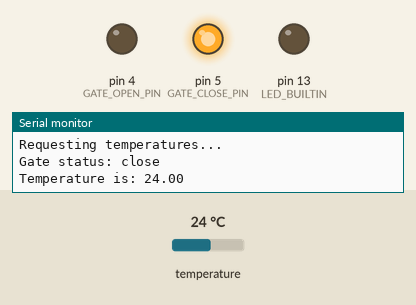
Simulated run of this program. Board: Arduino Nano, built with avr-gcc and run on an emulated ATmega328P. Parts: output pins drawn as LEDs (lit = HIGH), the last lines printed to the serial monitor. The inputs (shaded band) are chosen by the test bench; at power-on: temperature 24 °C.

Above: at 3.3 s.
3.4 s: temperature set to 31.3 °C
5.9 s: temperature set to 32.7 °C
At 6.4 s:
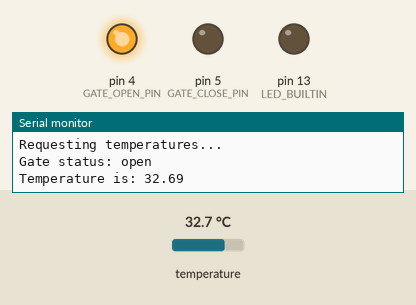
8.4 s: temperature set to 30.7 °C
10.9 s: temperature set to 29.2 °C
At 12.7 s:
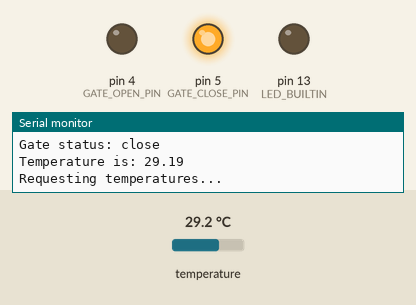
13.4 s: temperature set to 33 °C
At 15.3 s:
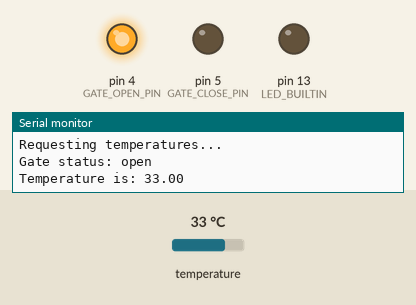
Timing chart, 0 to 16.8 s (numbered marks = the images above; inputs shaded):
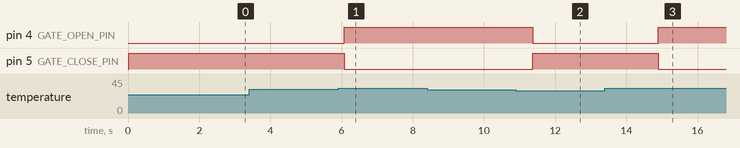

Measured:
- the behaviour switches between 32 and 32.1 °C on temperature (found by bisection; images 0 and 1)
- the behaviour switches between 30 and 29.9 °C on temperature (found by bisection; images 1 and 2)
- after the input at 5.9 s, pin 4 (GATE_OPEN_PIN): LOW → HIGH after 0.18 s; pin 5 (GATE_CLOSE_PIN): HIGH → LOW after 0.18 s
- after the input at 10.9 s, pin 4 (GATE_OPEN_PIN): HIGH → LOW after 0.47 s; pin 5 (GATE_CLOSE_PIN): LOW → HIGH after 0.47 s
- after the input at 13.4 s, pin 4 (GATE_OPEN_PIN): LOW → HIGH after 1.5 s; pin 5 (GATE_CLOSE_PIN): HIGH → LOW after 1.5 s

The program:

main.cpp
```cpp
#include <OneWire.h>
#include <DallasTemperature.h>

class TemperatureSensor {
public:
    explicit TemperatureSensor(unsigned int pin) : one_wire(pin), sensors(&one_wire) {
        sensors.begin();
    }

    float get_temperature() {
        // call sensors.requestTemperatures() to issue a global temperature
        // request to all devices on the bus
        sensors.requestTemperatures();

        // Why "byIndex"?
        // You can have more than one DS18B20 on the same bus.
        // 0 refers to the first IC on the wire
        return sensors.getTempCByIndex(0);
    }

private:
    OneWire one_wire;
    DallasTemperature sensors;
};

class GateManipulator {
public:
    GateManipulator(unsigned int gate_open_pin, unsigned int gate_close_pin) : curr_status(close), open_pin(gate_open_pin), close_pin(gate_close_pin) {
        pinMode(open_pin, OUTPUT);
        pinMode(close_pin, OUTPUT);
        set_gate(curr_status);
    }

    enum Status {open, close};

    Status get_status() {
        return curr_status;
    }

    void set_gate(Status status) {
        switch (status) {
            case open:
                open_gate();
                break;
            case close:
                close_gate();
                break;
        }
    }

    void close_gate() {
        transit_power(open_pin, close_pin);
        curr_status = close;
    }

    void open_gate() {
        transit_power(close_pin, open_pin);
        curr_status = open;
    }

    void switch_gate() {
        switch (curr_status) {
            case open:
                close_gate();
                break;
            case close:
                open_gate();
                break;
        }
    }

    const char* get_str_status() {
        switch (curr_status) {
            case open:
                return "open";
            case close:
                return "close";
            default:
                // enums are better in Rust (pattern matching and stuff)
                return "";  // this should never be reached, written to supress warnings
        }
    }

private:
    Status curr_status;
    const unsigned int open_pin;
    const unsigned int close_pin;

    static void transit_power(unsigned int pin1, unsigned int pin2) {
        digitalWrite(pin1, LOW);
        digitalWrite(pin2, HIGH);
    }
};


const unsigned int TEMP_PIN = 2;
const unsigned int GATE_OPEN_PIN = 4;
const unsigned int GATE_CLOSE_PIN = 5;


TemperatureSensor sensor(TEMP_PIN);
GateManipulator gate_manipulator(GATE_OPEN_PIN, GATE_CLOSE_PIN);

void setup(void) {
    Serial.begin(9600);
    pinMode(LED_BUILTIN, OUTPUT);
}

void loop(void) {
    Serial.println("Requesting temperatures...");
    auto temp = sensor.get_temperature();

    if (temp < 30 && gate_manipulator.get_status() == GateManipulator::open) {
        gate_manipulator.close_gate();
    } else if (temp > 32 && gate_manipulator.get_status() == GateManipulator::close) {
        gate_manipulator.open_gate();
    }

    Serial.print("Gate status: ");
    Serial.println(gate_manipulator.get_str_status());

    Serial.print("Temperature is: ");
    Serial.println(temp);
    Serial.println();
    delay(1000);
}
```
